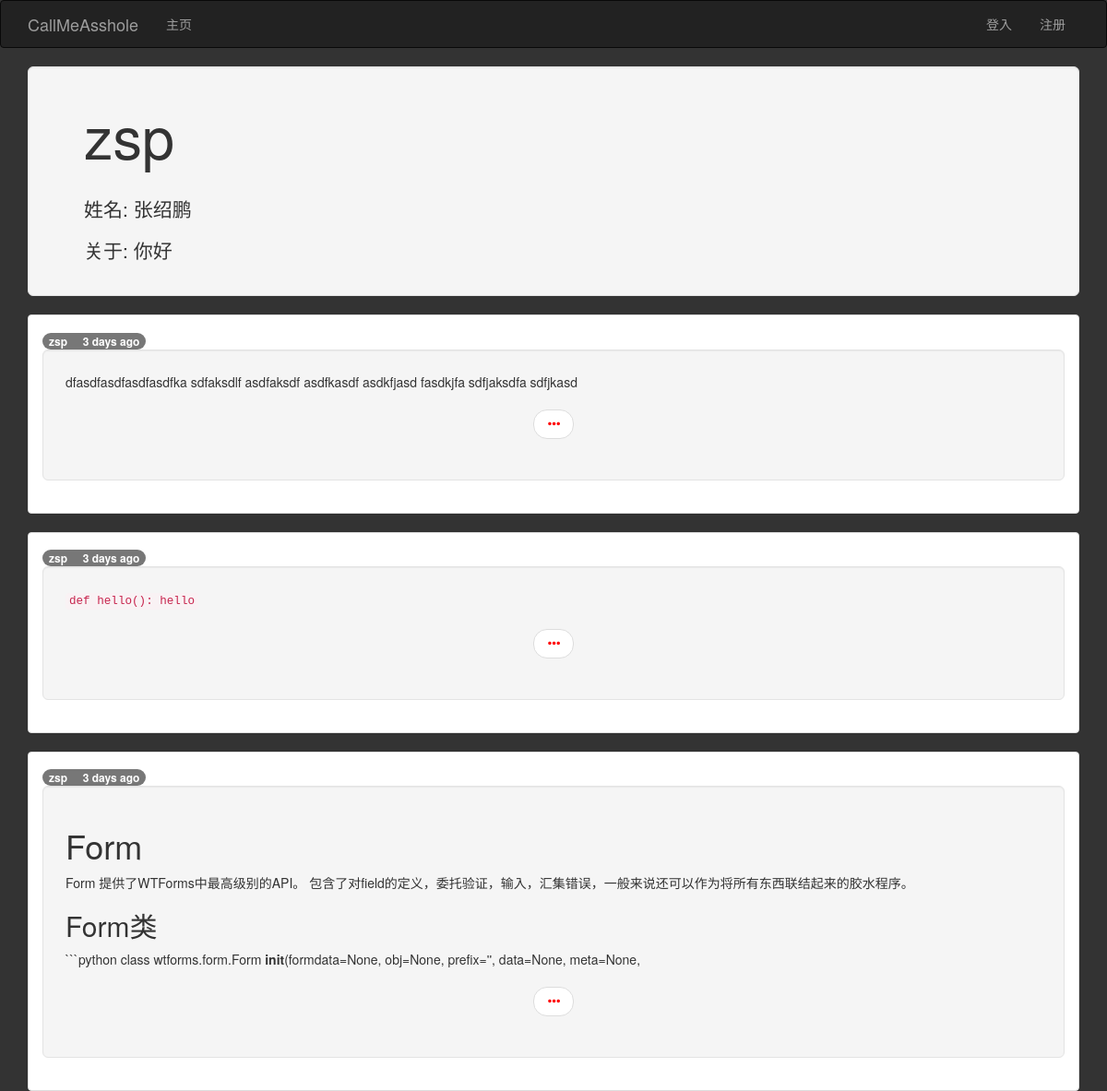
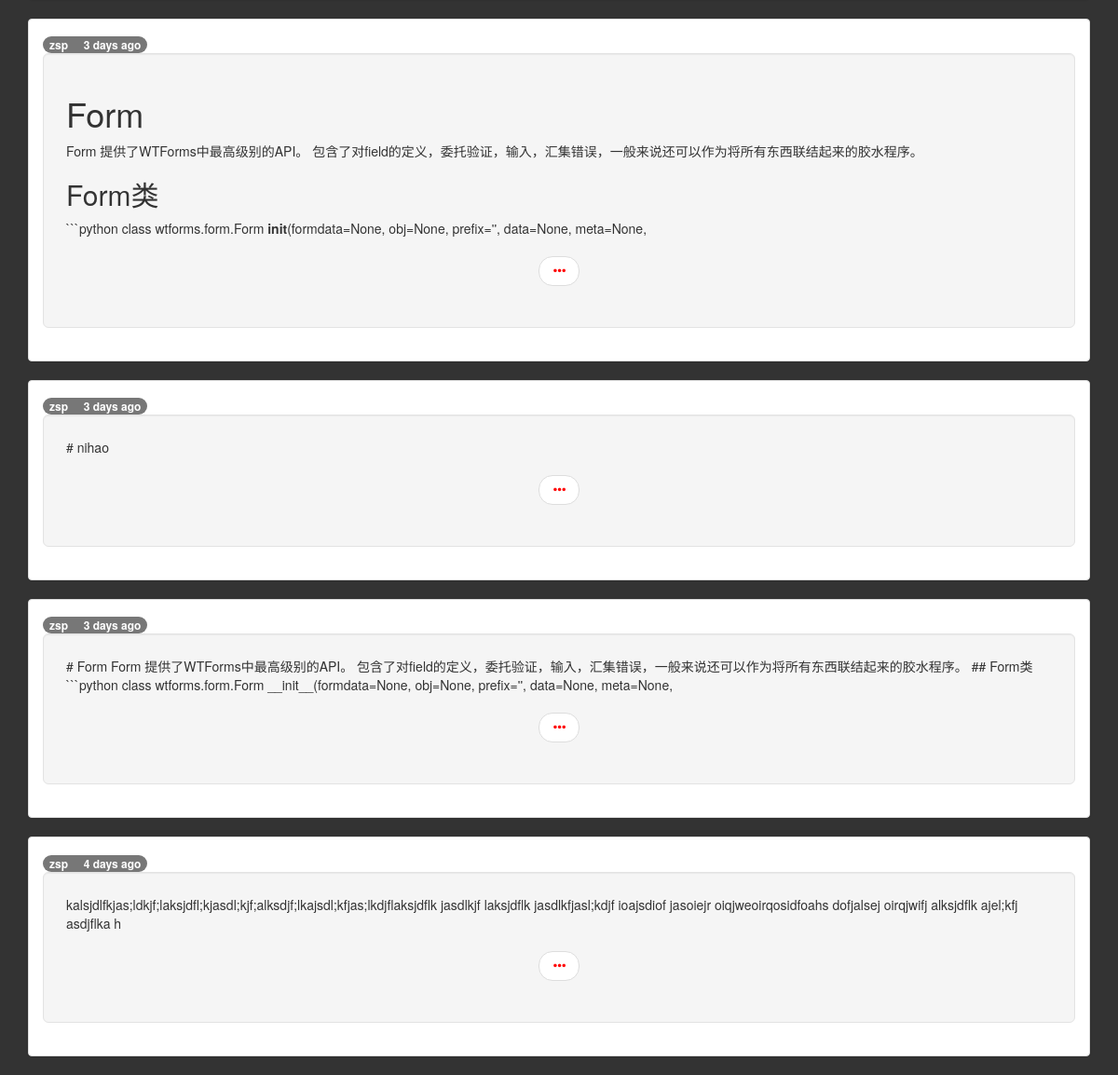
The page /user/zsp on the database its author committed (2 pictures, top to bottom).
### app/models.py (models this page shows, shortened)
class User(UserMixin,db.Model):
	__tablename__ = 'users'
	email = db.Column(db.String(64),unique=True,index=True)
	id = db.Column(db.Integer,primary_key=True)
	username = db.Column(db.String(64),unique=True,index=True)
	role_id = db.Column(db.Integer,db.ForeignKey('roles.id'))
	password_hash = db.Column(db.String(128))
	posts = db.relationship('Post',backref='author',lazy='dynamic')
	name = db.Column(db.String(64))
	about_me = db.Column(db.Text())
	memeber_since = db.Column(db.DateTime(),default=datetime.utcnow)
	last_seen = db.Column(db.DateTime(),default=datetime.utcnow)
	@property
	def password(self):
		raise AttributeError("password is not a readable attribute!")

class Post(db.Model):
	__tablename__ = 'posts'
	id = db.Column(db.Integer,primary_key=True)
	title = db.Column(db.String(64))
	subtitle = db.Column(db.String(64))
	body = db.Column(db.Text)
	body_html = db.Column(db.Text)
	body_browse = db.Column(db.Text)
	body_browse_html= db.Column(db.Text)
	timestamp = db.Column(db.DateTime,index=True,default=datetime.utcnow)
	author_id = db.Column(db.Integer,db.ForeignKey('users.id'))

### app/main/views.py (the view)
@main.route('/user/<username>')
def user(username):
	user=User.query.filter_by(username=username).first()
	if user is None:
		abort(404)
	posts = user.posts.order_by(Post.timestamp.desc()).all()
	return render_template('user.html',user = user,posts=posts)

### app/auth/views.py (called while the page is built)
@auth.before_app_request
def before_request():
	if current_user.is_authenticated:
		current_user.ping()

### app/main/__init__.py (called while the page is built)
@main.app_context_processor
def inject_permissions():
	return dict(Permission=Permission)

### app/models.py (called while the page is built)
	def is_administrator(self):
		return False

### app/templates/user.html (shortened to what this page needs)
{% extends "base.html" %}
{% block head%}
	{{super()}}
	<link rel="stylesheet" type="text/css" href="{{url_for('static',filename='css/base.css')}}">
{%endblock%}
{%block page_content%}
		<div class="jumbotron well">
			<h1>{{ user.username }}</h1>
			<br>
			<p>姓名: {{user.name}}</p>
			<p>关于: {{user.about_me}}</p>
		</div>
		{% include '_posts_browse.html' %}
{%endblock%}

### app/templates/base.html (shortened to what this page needs)
{% extends "bootstrap/base.html" %}
{% block navbar %}
<div class="navbar navbar-inverse" role="navigation">
    <div class="container">
        <div class="navbar-header">
            <a class="navbar-brand" href="/">CallMeAsshole</a>
        </div>
        <div class="navbar-collapse collapse">
            <ul class="nav navbar-nav">
                <li><a href="/">主页</a></li>
            </ul>
            <ul class="nav navbar-nav navbar-right">
                {% if current_user.is_authenticated%}
                <li><a href="{{ url_for('auth.logout')}}">登出</a></li>
                {% else %}
                <li><a href="{{ url_for('auth.login')}}">登入</a></li>
                <li><a href="{{ url_for('auth.register')}}">注册</a></li>
                {% endif %}
            </ul>
        </div>
    </div>
</div>
{% endblock %}
{% block content %}
<div class="container">
    {% block page_content %}{% endblock %}
</div>
{% endblock %}

### app/templates/_posts_browse.html
{%for post in posts %}
<div class="panel panel-default">
	<div class="panel-body">
		<a href="{{url_for('main.user',username=post.author.username)}}">
			<span class="badge">
				{{post.author.username}}&nbsp;&nbsp; &nbsp;&nbsp;{{moment(post.timestamp).fromNow()}}
			</span>
		</a>
		<div class="well well-lg">
			{%if post.body_browse_html%}
			{{post.body_browse_html | safe}}
			{%else%}
			{{post.body_browse}}
			{%endif%}
			<nav>
				<ul class="pager">
					<li>
						<a href="{{url_for('main.post',id=post.id)}}">
							<span class="glyphicon glyphicon-option-horizontal"></span>
						</a>
					</li>
				</ul>
			</nav>
		</div>
	</div>
</div>
{%endfor%}

### app/static/css/base.css (style rules this page uses)
body { background-color: #333; }
a { text-decoration:none; color: #FF0000; }

### rows shown on the page
User: username "zsp", name "张绍鹏", about_me "你好"
Post: author.username "zsp", timestamp "3 days ago", body_browse_html "dfasdfasdfasdfasdfka sdfaksdlf asdfaksdf asdfkasdf asdkfjasd fasdkjfa sdfjaksdfa sdfjkasd"
Post: author.username "zsp", timestamp "3 days ago", body_browse_html "def hello(): hello"
Post: author.username "zsp", timestamp "3 days ago", body_browse_html "Form Form 提供了WTForms中最高级别的API。 包含了对field的定义，委托验证，输入，汇集错误，一般来说还可以作为将所有东西联结起来的胶水程序。 Form类 ```python class wtforms.form.Form init (formdata=None, obj=None, prefix='', data=None, meta=None,"
Post: author.username "zsp", timestamp "3 days ago", body_browse_html "Form Form 提供了WTForms中最高级别的API。 包含了对field的定义，委托验证，输入，汇集错误，一般来说还可以作为将所有东西联结起来的胶水程序。 Form类 ```python class wtforms.form.Form init (formdata=None, obj=None, prefix='', data=None, meta=None,"
Post: author.username "zsp", timestamp "3 days ago", body_browse "# nihao"
Post: author.username "zsp", timestamp "3 days ago", body_browse "# Form Form 提供了WTForms中最高级别的API。 包含了对field的定义，委托验证，输入，汇集错误，一般来说还可以作为将所有东西联结起来的胶水程序。 ## Form类 ```python class wtforms.form.Form __init__(formdata=None, obj=None, prefix='', data=None, meta=None,"
Post: author.username "zsp", timestamp "4 days ago", body_browse "kalsjdlfkjas;ldkjf;laksjdfl;kjasdl;kjf;alksdjf;lkajsdl;kfjas;lkdjflaksjdflk jasdlkjf laksjdflk jasdlkfjasl;kdjf ioajsdiof jasoiejr oiqjweoirqosidfoahs dofjalsej oirqjwifj alksjdflk ajel;kfj asdjflka h"
